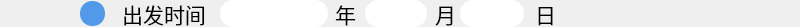
    <widget class="QFrame" name="time">
     <property name="geometry">
      <rect>
       <x>0</x>
       <y>118</y>
       <width>800</width>
       <height>27</height>
      </rect>
     </property>
     <property name="minimumSize">
      <size>
       <width>800</width>
       <height>27</height>
      </size>
     </property>
     <property name="styleSheet">
      <string notr="true">border:none
</string>
     </property>
     <property name="frameShape">
      <enum>QFrame::StyledPanel</enum>
     </property>
     <property name="frameShadow">
      <enum>QFrame::Raised</enum>
     </property>
     <widget class="QLabel" name="label_4">
      <property name="geometry">
       <rect>
        <x>80</x>
        <y>1</y>
        <width>25</width>
        <height>25</height>
       </rect>
      </property>
      <property name="sizePolicy">
       <sizepolicy hsizetype="Fixed" vsizetype="Fixed">
        <horstretch>0</horstretch>
        <verstretch>0</verstretch>
       </sizepolicy>
      </property>
      <property name="minimumSize">
       <size>
        <width>25</width>
        <height>25</height>
       </size>
      </property>
      <property name="styleSheet">
       <string notr="true">*{
 border-radius: 12px; border: none; background: rgb(82,154,233);
}</string>
      </property>
      <property name="text">
       <string/>
      </property>
     </widget>
     <widget class="QLabel" name="label_8">
      <property name="geometry">
       <rect>
        <x>110</x>
        <y>0</y>
        <width>108</width>
        <height>27</height>
       </rect>
      </property>
      <property name="minimumSize">
       <size>
        <width>108</width>
        <height>27</height>
       </size>
      </property>
      <property name="font">
       <font>
        <family>微软雅黑</family>
        <pointsize>16</pointsize>
       </font>
      </property>
      <property name="text">
       <string>出发时间</string>
      </property>
      <property name="alignment">
       <set>Qt::AlignCenter</set>
      </property>
     </widget>
     <widget class="QLineEdit" name="lineEdit_3">
      <property name="enabled">
       <bool>true</bool>
      </property>
      <property name="geometry">
       <rect>
        <x>220</x>
        <y>0</y>
        <width>108</width>
        <height>27</height>
       </rect>
      </property>
      <property name="minimumSize">
       <size>
        <width>108</width>
        <height>27</height>
       </size>
      </property>
      <property name="styleSheet">
       <string notr="true">*{
border:none;
background-color: rgb(255, 255, 255); 
border-radius: 13px
}</string>
      </property>
     </widget>
     <widget class="QLabel" name="label_9">
      <property name="geometry">
       <rect>
        <x>330</x>
        <y>0</y>
        <width>31</width>
        <height>27</height>
       </rect>
      </property>
      <property name="minimumSize">
       <size>
        <width>31</width>
        <height>27</height>
       </size>
      </property>
      <property name="font">
       <font>
        <family>微软雅黑</family>
        <pointsize>16</pointsize>
       </font>
      </property>
      <property name="text">
       <string>年</string>
      </property>
      <property name="alignment">
       <set>Qt::AlignCenter</set>
      </property>
     </widget>
     <widget class="QLineEdit" name="lineEdit_4">
      <property name="enabled">
       <bool>true</bool>
      </property>
      <property name="geometry">
       <rect>
        <x>365</x>
        <y>0</y>
        <width>62</width>
        <height>27</height>
       </rect>
      </property>
      <property name="minimumSize">
       <size>
        <width>62</width>
        <height>27</height>
       </size>
      </property>
      <property name="styleSheet">
       <string notr="true">*{
border:none;
background-color: rgb(255, 255, 255); 
border-radius: 13px
}</string>
      </property>
     </widget>
     <widget class="QLabel" name="label_10">
      <property name="geometry">
       <rect>
        <x>430</x>
        <y>0</y>
        <width>31</width>
        <height>27</height>
       </rect>
      </property>
      <property name="minimumSize">
       <size>
        <width>31</width>
        <height>27</height>
       </size>
      </property>
      <property name="font">
       <font>
        <family>微软雅黑</family>
        <pointsize>16</pointsize>
       </font>
      </property>
      <property name="text">
       <string>月</string>
      </property>
      <property name="alignment">
       <set>Qt::AlignCenter</set>
      </property>
     </widget>
     <widget class="QLineEdit" name="lineEdit_5">
      <property name="enabled">
       <bool>true</bool>
      </property>
      <property name="geometry">
       <rect>
        <x>460</x>
        <y>0</y>
        <width>64</width>
        <height>27</height>
       </rect>
      </property>
      <property name="minimumSize">
       <size>
        <width>62</width>
        <height>27</height>
       </size>
      </property>
      <property name="styleSheet">
       <string notr="true">*{
border:none;
background-color: rgb(255, 255, 255); 
border-radius: 13px
}</string>
      </property>
     </widget>
     <widget class="QLabel" name="label_12">
      <property name="geometry">
       <rect>
        <x>530</x>
        <y>0</y>
        <width>31</width>
        <height>27</height>
       </rect>
      </property>
      <property name="minimumSize">
       <size>
        <width>31</width>
        <height>27</height>
       </size>
      </property>
      <property name="font">
       <font>
        <family>微软雅黑</family>
        <pointsize>16</pointsize>
       </font>
      </property>
      <property name="text">
       <string>日</string>
      </property>
      <property name="alignment">
       <set>Qt::AlignCenter</set>
      </property>
     </widget>
    </widget>
